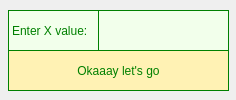
<?xml version="1.0" encoding="UTF-8"?>
<ui version="4.0">
 <class>X_Window</class>
 <widget class="QMainWindow" name="X_Window">
  <property name="geometry">
   <rect>
    <x>0</x>
    <y>0</y>
    <width>236</width>
    <height>100</height>
   </rect>
  </property>
  <property name="windowTitle">
   <string>MainWindow</string>
  </property>
  <widget class="QWidget" name="centralwidget">
   <widget class="QLabel" name="label_2">
    <property name="geometry">
     <rect>
      <x>140</x>
      <y>200</y>
      <width>171</width>
      <height>16</height>
     </rect>
    </property>
    <property name="text">
     <string/>
    </property>
   </widget>
   <widget class="QPushButton" name="pushButton">
    <property name="geometry">
     <rect>
      <x>8</x>
      <y>50</y>
      <width>221</width>
      <height>41</height>
     </rect>
    </property>
    <property name="styleSheet">
     <string notr="true">QPushButton {
  background-color: rgb(255, 242, 180);
  color: green;
  border: 1px solid green;
}</string>
    </property>
    <property name="text">
     <string>Okaaay let's go</string>
    </property>
   </widget>
   <widget class="QLineEdit" name="lineEdit_2">
    <property name="geometry">
     <rect>
      <x>98</x>
      <y>10</y>
      <width>131</width>
      <height>41</height>
     </rect>
    </property>
    <property name="font">
     <font>
      <pointsize>17</pointsize>
     </font>
    </property>
    <property name="styleSheet">
     <string notr="true">QLineEdit {
  background-color: rgb(242, 255, 235);
  color: green;
  border: 1px solid green;
}</string>
    </property>
    <property name="text">
     <string/>
    </property>
   </widget>
   <widget class="QLabel" name="label">
    <property name="geometry">
     <rect>
      <x>8</x>
      <y>10</y>
      <width>91</width>
      <height>41</height>
     </rect>
    </property>
    <property name="styleSheet">
     <string notr="true">QLabel {
  background-color: rgb(242, 255, 235);
  color: green;
  border: 1px solid green;
}</string>
    </property>
    <property name="text">
     <string>Enter X value:</string>
    </property>
   </widget>
  </widget>
 </widget>
 <resources/>
 <connections/>
</ui>
